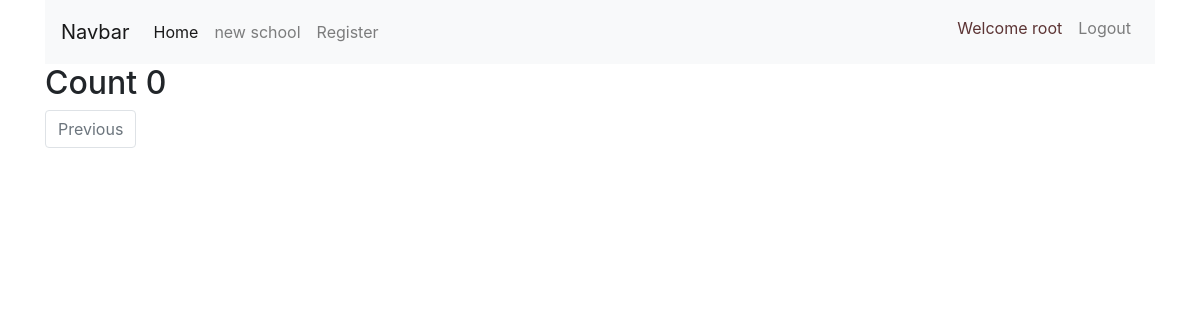
The page /school/student_list/ (signed in) on the database as committed earlier.
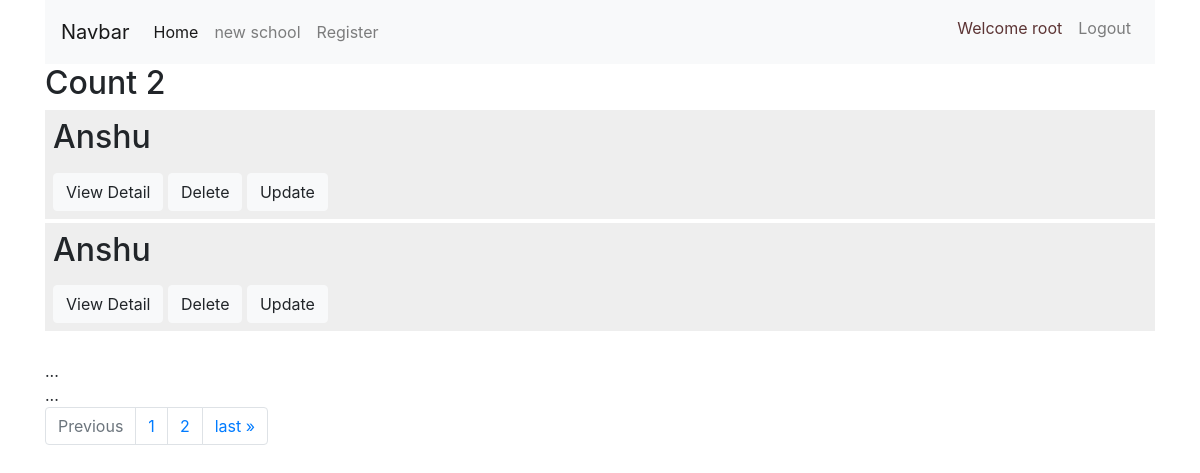
The same page on the database as committed later.
### school/models.py (models this page shows, shortened)
class Student(models.Model):
    name      = models.CharField(max_length=100)
    school    = models.ForeignKey(School,on_delete=models.CASCADE,related_name='student_school')

### school/views.py (the view)
# urls.py: path('student_list/',SchoolStudentList.as_view(),name="school_student_list"),
class SchoolStudentList(LoginRequiredMixin,ListView):
    model = Student
    paginate_by = 2
    context_object_name = 'students'
    template_name = 'student/student_list.html'

### school/templates/student/student_list.html (shortened to what this page needs)
{% extends 'base.html' %}
{% block content %}
<main role="main" class="container">
<h2>Count {{students.count}}</h2>
    {% if user.is_authenticated %}
{% for student in students %}
<div style="width:100%;margin:4px 0;background:#eee;" class="p-2">
<h2>{{student.name}}</h2>
<div class="links mt-3">
    <span><a type="button" class="btn btn-light" href="{% url 'school:student_detail' pk=student.id  %}">View Detail</a></span>
    <span ><a type="button" class="btn btn-light"  href="{% url 'school:delete' pk=student.id  %}">Delete</a></span>
    <span><a type="button" class="btn btn-light" href="{% url 'school:update' pk=student.id  %}">Update</a></span>
</div>
</div>
{% endfor %}
{% endif %}
{% for contact in page_obj %}
    {{ contact.full_name|upper }}<br>
    ...
{% endfor %}
<nav aria-label="...">
    <ul class="pagination">
        {% if page_obj.has_previous %}
        <li class="page-item ">
            <a class="page-link" href="?page=1">&laquo; first</a>
        </li>
            <li class="page-item ">
                <a class="page-link" href="?page={{ page_obj.previous_page_number }}" >Previous</a>
            </li>
            {%else %}
            <li class="page-item disabled">
                <a class="page-link" href="#" tabindex="-1" aria-disabled="true">Previous</a>
            </li>
        {% endif %}
        {% if page_obj.has_next %}
        <li class="page-item"><a class="page-link" href="?page={{ page_obj.page_obj.number }}">{{ page_obj.number }}</a></li>
        <li class="page-item"><a class="page-link" href="?page={{ page_obj.next_page_number }}">{{ page_obj.next_page_number }}</a></li>
        <li class="page-item"> <a class="page-link" href="?page={{ page_obj.paginator.num_pages }}">last &raquo;</a></li>
        {% endif %}
    </ul>
  </nav>
</main>
{% endblock %}

Rows that differ between the two databases and show on the page:
added Student: name "Anshu"
added Student: name "Anshu"
Other text that changed with them:
{{ students.count }}: "0" → "2"
{{ page_obj.number }}: (not shown) → "1"
{{ page_obj.next_page_number }}: (not shown) → "2"
text now shown: "last »"
